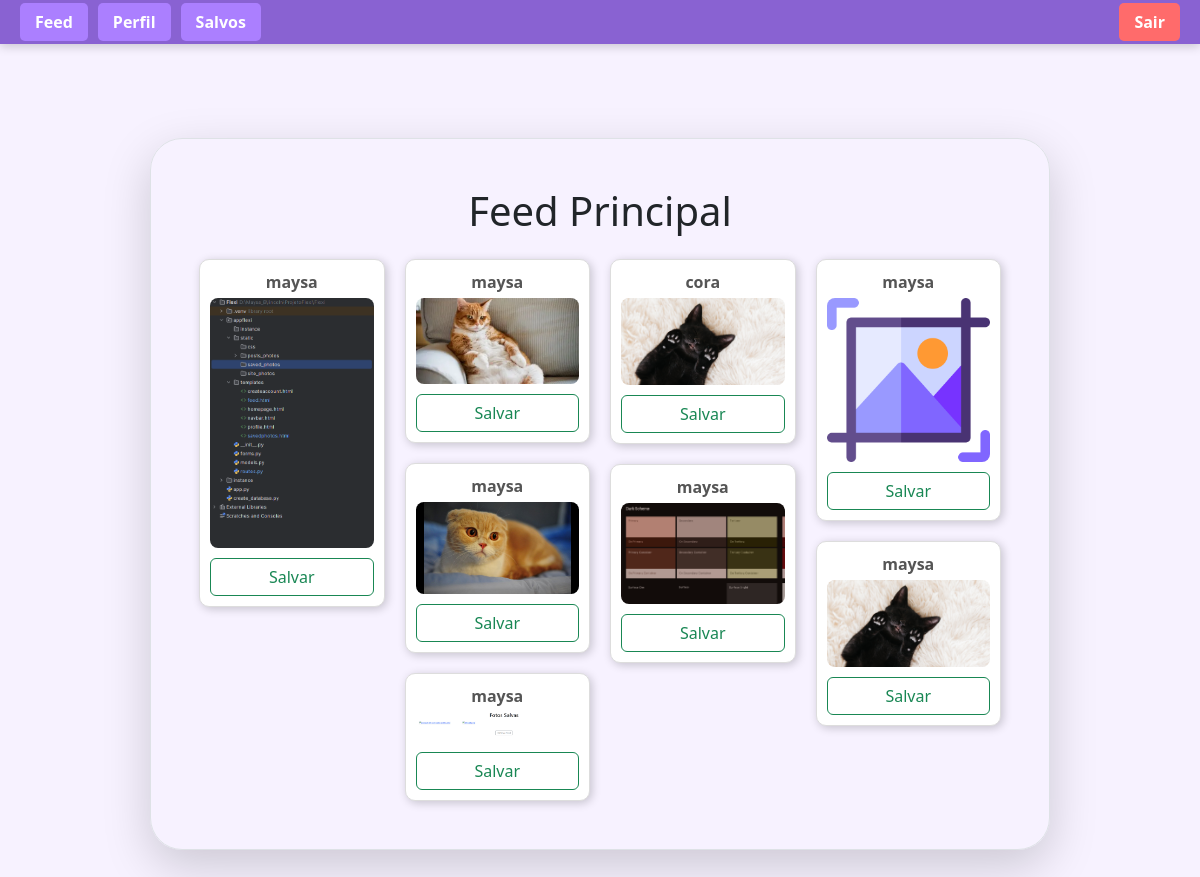
The app's page /feed (signed in) with its own data.
### appflexi/models.py (models this page shows)
class Photo(database.Model):
    id = database.Column(database.Integer, primary_key=True)
    file_name = database.Column(database.String(255), default="default.png")
    upload_date = database.Column(
        database.DateTime(timezone=True),
        nullable=False,
        default=lambda: datetime.now(timezone.utc)
    )
    user_id = database.Column(
        database.Integer,
        database.ForeignKey('user.id'),
        nullable=False
    )

class User(database.Model, UserMixin):
    id = database.Column(database.Integer, primary_key=True)
    username = database.Column(database.String(20), unique=True, nullable=False)
    email = database.Column(database.String(100), unique=True, nullable=False)
    password = database.Column(database.String(60), nullable=False)
    photos = database.relationship('Photo', backref='user', lazy=True)

### appflexi/routes.py (the view)
@app.route('/feed')
@login_required
def feed():
    photos = Photo.query.order_by(Photo.upload_date.desc()).all()
    return render_template("feed.html", photos=photos)

### appflexi/models.py (called while the page is built)
@login_manager.user_loader
def load_user(user_id):
    return User.query.get(int(user_id))

### appflexi/templates/feed.html (shortened to what this page needs)
{% extends "homepage.html" %}
{% block form %}
{% include "navbar.html" %}
<div class="d-flex justify-content-center" style="margin-top:90px;">
    <div class="border m-5 shadow-lg rounded-5 p-5 w-75">
        <h1 class="text-center mb-4">Feed Principal</h1>
        {% if photos %}
            <div style=" columns: 4; column-gap: 20px;">
                {% for photo in photos %}
                    <div style=" break-inside: avoid; margin-bottom: 20px; background:white; padding:10px; border-radius:10px; border:1px solid #ddd; box-shadow:2px 2px 10px rgba(0,0,0,0.2); display:block;">
                        <p class="text-center fw-bold mb-1" style="color:#555;">
                            {{ photo.user.username }}
                        </p>
                        <a href="{{ url_for('profile', user_id=photo.user_id) }}">
                            <img src="{{ url_for('static', filename='posts_photos/' ~ photo.file_name) }}" style="width:100%; border-radius:8px; display:block;" alt="{{ photo.file_name }}">
                        </a>
                        <form action="{{ url_for('save_photo', photo_id=photo.id) }}" method="post" style="margin-top:10px;">
                            <button type="submit" class="btn btn-outline-success w-100">Salvar</button>
                        </form>
                    </div>
                {% endfor %}
            </div>
        {% else %}
            <p class="text-center alert alert-info">Nenhuma foto disponível no feed.</p>
        {% endif %}
    </div>
</div>
{% endblock %}

### records on screen
Photo: user.username "maysa", file_name (picture)
Photo: user.username "maysa", file_name (picture)
Photo: user.username "maysa", file_name (placeholder picture)
Photo: user.username "maysa", file_name (picture)
Photo: user.username "cora", file_name (picture)
Photo: user.username "maysa", file_name (picture)
Photo: user.username "maysa", file_name (placeholder picture)
Photo: user.username "maysa", file_name (picture)
